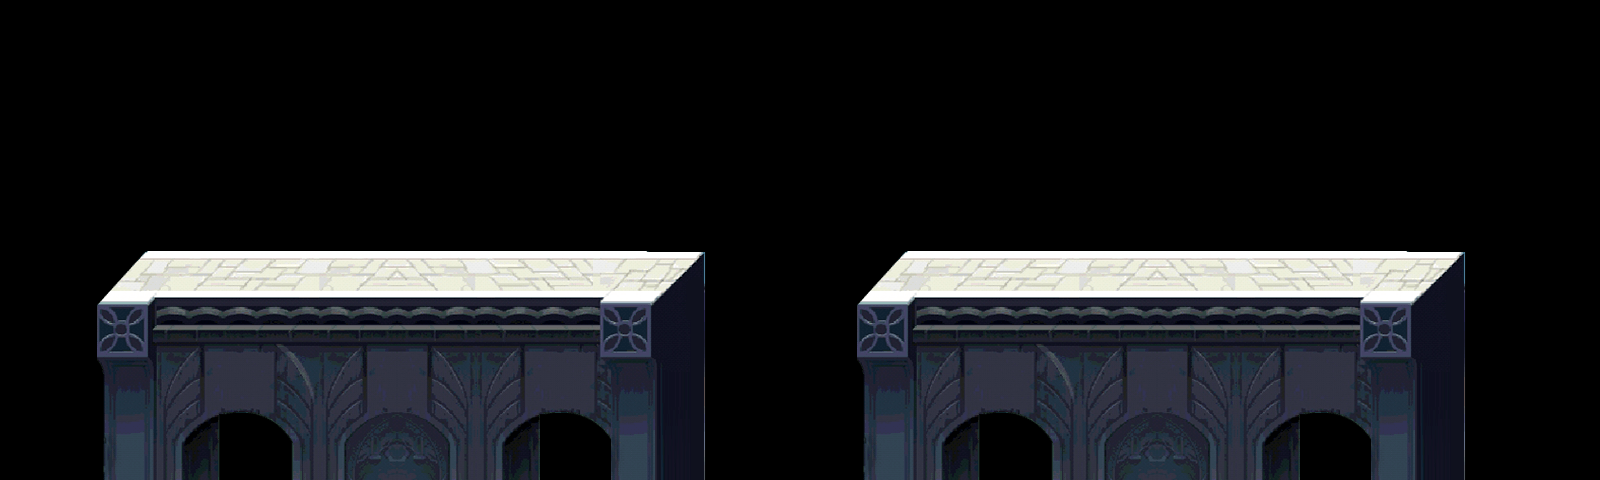

A level layout from a 2D game, rendered from its tile map. Below: a short description, then the map file with tile-grid data replaced by summaries:
An orthogonal 40x12 tile map with 40x40 px tiles, 1 tile layer (show2), 1 hidden layer not drawn and 32 objects.

<map version="1.0" orientation="orthogonal" width="40" height="12" tilewidth="40" tileheight="40">
 <tileset firstgid="1" name="main" tilewidth="40" tileheight="40">
  <image source="main.png" width="640" height="280" />
 </tileset>
 <layer name="show2" width="40" height="12">
  <data>[480 cells, 192 non-empty, 96 distinct tile ids]</data>
 </layer>
 <layer name="show1" width="40" height="12" visible="0">
  <data>[480 cells, 0 non-empty, 0 distinct tile ids]</data>
 </layer>
 <objectgroup name="collision" width="40" height="12">
  <object x="120" y="280" width="560" height="200" />
  <object x="880" y="280" width="560" height="200" />
 </objectgroup>
 <objectgroup name="items" width="40" height="12">
  <object x="320" y="80" />
  <object x="320" y="120" />
  <object x="320" y="160" />
  <object x="320" y="200" />
  <object x="360" y="200" />
  <object x="400" y="200" />
  <object x="440" y="200" />
  <object x="480" y="200" />
  <object x="520" y="200" />
  <object x="560" y="200" />
  <object x="560" y="160" />
  <object x="560" y="120" />
  <object x="560" y="80" />
  <object x="360" y="80" />
  <object x="400" y="80" />
  <object x="440" y="80" />
  <object x="480" y="80" />
  <object x="520" y="80" />
  <object x="360" y="120" />
  <object x="360" y="160" />
  <object x="400" y="120" />
  <object x="400" y="160" />
  <object x="440" y="120" />
  <object x="440" y="160" />
  <object x="480" y="120" />
  <object x="480" y="160" />
  <object x="520" y="120" />
  <object x="520" y="160" />
 </objectgroup>
 <objectgroup name="enemy" width="40" height="12">
  <object x="1000" y="120" />
  <object x="1280" y="120" />
 </objectgroup>
 <objectgroup name="up" width="40" height="12" />
</map>
